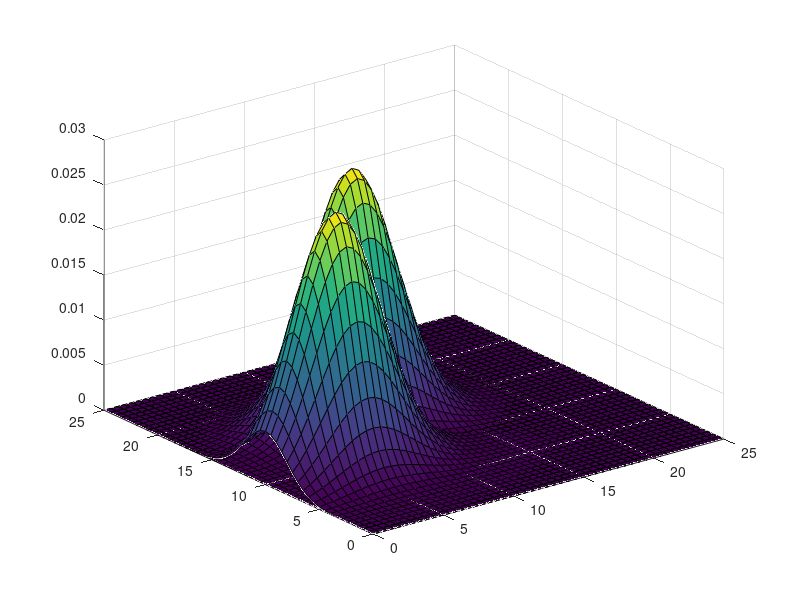

MATLAB code to generate this figure:
mu1 = [5,10]; %data
mu2 = [10,15];
sigma = [8 0; 0 4];
x= 0:.5:25; %x
y= 0:.5:25; %y

[X1, Y1] = meshgrid(x,y);
[X2, Y2] = meshgrid(x,y);
Z1=mvnpdf([X1(:) Y1(:)],mu1,sigma);
Z2=mvnpdf([X2(:) Y2(:)],mu2,sigma);
Z1= reshape(Z1,size(X1));
Z2= reshape(Z2,size(X2));
surf(X1,Y1,Z1);
hold on;
surf(X2,Y2,Z2);